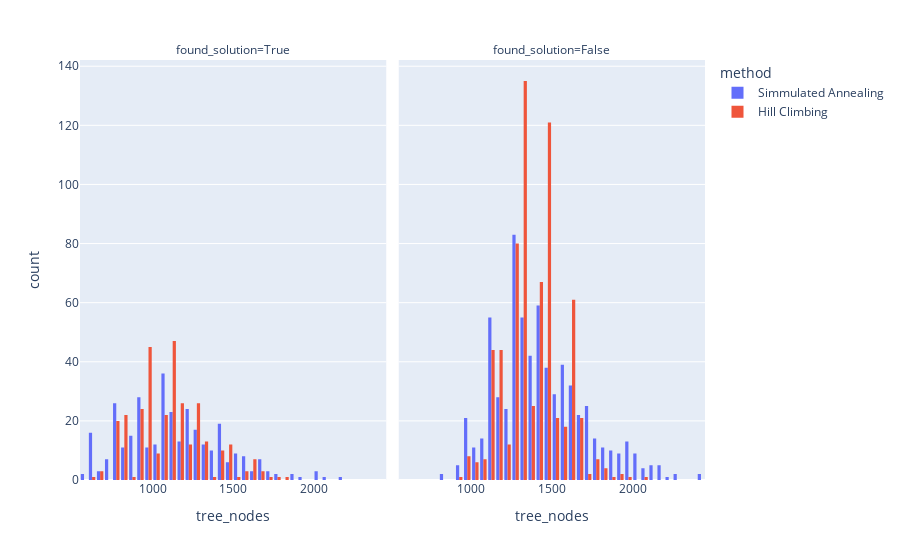

Write notebook code for a chart like this one.
### Code cell
fig = px.histogram(df_stats, x='tree_nodes', color='method', facet_col='found_solution', barmode='group')
fig.show()

### Figure 1 — Plotly figure (JSON) as saved in the notebook; plotly's stock layout.template omitted (floating-point values rounded to 4 significant figures; data arrays with more than 128 entries replaced by an {"elided": "..."} marker saying what was removed)
{"data": [{"alignmentgroup": "True", "bingroup": "x", "hovertemplate": "method=Simmulated Annealing<br>found_solution=True<br>tree_nodes=%{x}<br>count=%{y}<extra></extra>", "legendgroup": "Simmulated Annealing", "marker": {"color": "#636efa", "pattern": {"shape": ""}}, "name": "Simmulated Annealing", "offsetgroup": "Simmulated Annealing", "orientation": "v", "showlegend": true, "type": "histogram", "x": {"elided": "331 int values"}, "xaxis": "x", "yaxis": "y"}, {"alignmentgroup": "True", "bingroup": "x", "hovertemplate": "method=Simmulated Annealing<br>found_solution=False<br>tree_nodes=%{x}<br>count=%{y}<extra></extra>", "legendgroup": "Simmulated Annealing", "marker": {"color": "#636efa", "pattern": {"shape": ""}}, "name": "Simmulated Annealing", "offsetgroup": "Simmulated Annealing", "orientation": "v", "showlegend": false, "type": "histogram", "x": {"elided": "669 int values"}, "xaxis": "x2", "yaxis": "y2"}, {"alignmentgroup": "True", "bingroup": "x", "hovertemplate": "method=Hill Climbing<br>found_solution=True<br>tree_nodes=%{x}<br>count=%{y}<extra></extra>", "legendgroup": "Hill Climbing", "marker": {"color": "#EF553B", "pattern": {"shape": ""}}, "name": "Hill Climbing", "offsetgroup": "Hill Climbing", "orientation": "v", "showlegend": true, "type": "histogram", "x": {"elided": "311 int values"}, "xaxis": "x", "yaxis": "y"}, {"alignmentgroup": "True", "bingroup": "x", "hovertemplate": "method=Hill Climbing<br>found_solution=False<br>tree_nodes=%{x}<br>count=%{y}<extra></extra>", "legendgroup": "Hill Climbing", "marker": {"color": "#EF553B", "pattern": {"shape": ""}}, "name": "Hill Climbing", "offsetgroup": "Hill Climbing", "orientation": "v", "showlegend": false, "type": "histogram", "x": {"elided": "689 int values"}, "xaxis": "x2", "yaxis": "y2"}], "layout": {"annotations": [{"font": {}, "showarrow": false, "text": "found_solution=True", "x": 0.245, "xanchor": "center", "xref": "paper", "y": 1, "yanchor": "bottom", "yref": "paper"}, {"font": {}, "showarrow": false, "text": "found_solution=False", "x": 0.755, "xanchor": "center", "xref": "paper", "y": 1, "yanchor": "bottom", "yref": "paper"}], "barmode": "group", "legend": {"title": {"text": "method"}, "tracegroupgap": 0}, "margin": {"t": 60}, "xaxis": {"anchor": "y", "domain": [0, 0.49], "title": {"text": "tree_nodes"}}, "xaxis2": {"anchor": "y2", "domain": [0.51, 1], "matches": "x", "title": {"text": "tree_nodes"}}, "yaxis": {"anchor": "x", "domain": [0, 1], "title": {"text": "count"}}, "yaxis2": {"anchor": "x2", "domain": [0, 1], "matches": "y", "showticklabels": false}}}
